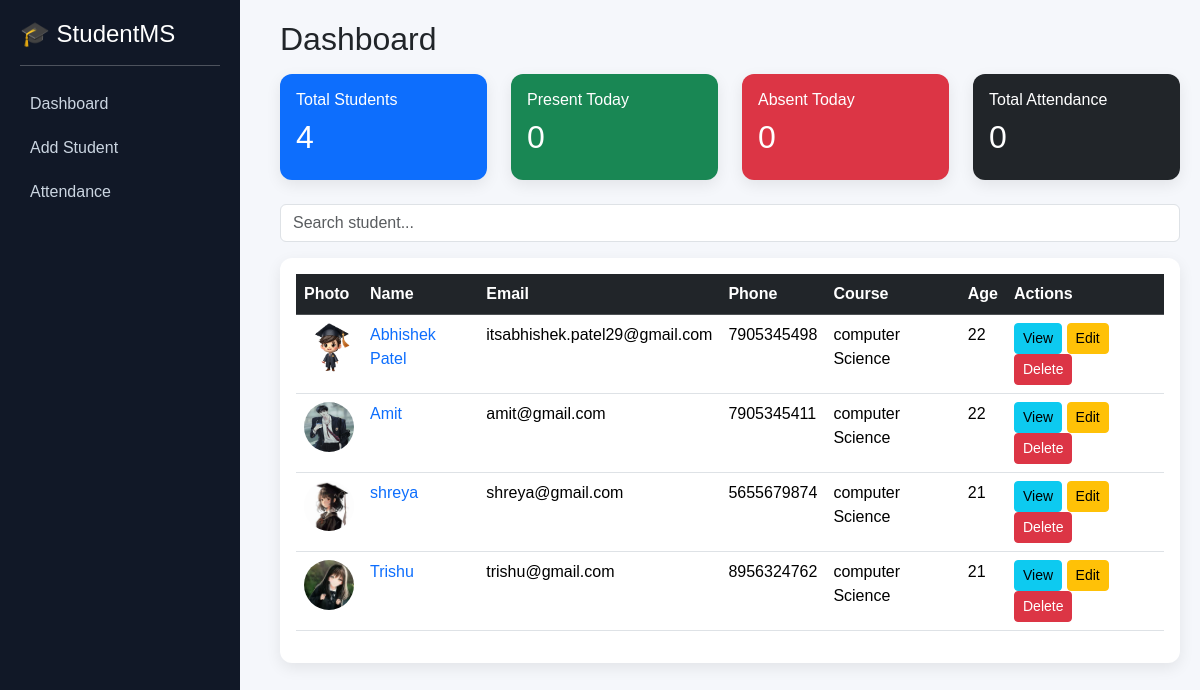
The app's page / (signed in) with its own data.
### students/models.py (models this page shows, shortened)
class Student(models.Model):
    name = models.CharField(max_length=100)
    email = models.EmailField()
    phone = models.IntegerField()
    course = models.CharField(max_length=100)
    age = models.IntegerField()
    photo = models.ImageField(
    upload_to='students/',
    blank=True,
    null=True
)

### students/views.py (the view)
# urls.py: path('', views.student_list, name='student_list'),
@login_required
def student_list(request):
    query = request.GET.get('q')
    if query:
        students = Student.objects.filter(name__icontains=query)
    else:
        students = Student.objects.all()
    today = date.today()
    total_students = Student.objects.count()
    present_today = Attendance.objects.filter(
        date=today,
        status='Present'
    ).count()
    absent_today = Attendance.objects.filter(
        date=today,
        status='Absent'
    ).count()
    total_attendance = Attendance.objects.count()
    return render(request, 'students/student_list.html', {
        'students': students,
        'total_students': total_students,
        'present_today': present_today,
        'absent_today': absent_today,
        'total_attendance': total_attendance
    })

### students/templates/students/student_list.html
{% extends 'students/base.html' %}
{% block content %}
<h2 class="mb-3">Dashboard</h2>
<div class="row mb-4">
    <div class="col-md-3">
        <div class="card card-box p-3 bg-primary text-white">
            <h6>Total Students</h6>
            <h2>{{ total_students }}</h2>
        </div>
    </div>
    <div class="col-md-3">
        <div class="card card-box p-3 bg-success text-white">
            <h6>Present Today</h6>
            <h2>{{ present_today }}</h2>
        </div>
    </div>
    <div class="col-md-3">
        <div class="card card-box p-3 bg-danger text-white">
            <h6>Absent Today</h6>
            <h2>{{ absent_today }}</h2>
        </div>
    </div>
    <div class="col-md-3">
        <div class="card card-box p-3 bg-dark text-white">
            <h6>Total Attendance</h6>
            <h2>{{ total_attendance }}</h2>
        </div>
    </div>
</div>
<form method="GET" class="mb-3">
    <input type="text"
           name="q"
           class="form-control"
           placeholder="Search student...">
</form>
<div class="card card-box p-3">
    <table class="table table-hover">
        <thead class="table-dark">
            <tr>
                <th>Photo</th>
                <th>Name</th>
                <th>Email</th>
                <th>Phone</th>
                <th>Course</th>
                <th>Age</th>
                <th>Actions</th>
            </tr>
        </thead>
        <tbody>
        {% for student in students %}
            <tr>
                <td>
                    {% if student.photo %}
                        <img src="{{ student.photo.url }}"
                             width="50"
                             height="50"
                             class="rounded-circle">
                    {% else %}
                        <div class="bg-secondary text-white rounded-circle d-flex align-items-center justify-content-center"
                             style="width:50px;height:50px;font-size:12px;">
                            N/A
                        </div>
                    {% endif %}
                </td>
                <td>
                    <a href="{% url 'student_profile' student.id %}"
                       class="text-decoration-none">
                        {{ student.name }}
                    </a>
                </td>
                <td>{{ student.email }}</td>
                <td>{{ student.phone }}</td>
                <td>{{ student.course }}</td>
                <td>{{ student.age }}</td>
                <td>
                    <a href="{% url 'student_profile' student.id %}"
                       class="btn btn-info btn-sm">
                       View
                    </a>
                    <a href="/edit/{{ student.id }}/"
                       class="btn btn-warning btn-sm">
                       Edit
                    </a>
                    <a href="/delete/{{ student.id }}/"
                       class="btn btn-danger btn-sm"
                       onclick="return confirm('Are you sure?')">
                       Delete
                    </a>
                </td>
            </tr>
        {% endfor %}
        </tbody>
    </table>
</div>
{% endblock %}

### students/templates/students/base.html (style rules this page uses)
body { background: #f5f7fb; font-family: Arial; }
.card-box { border: none; border-radius: 12px; box-shadow: 0 5px 15px rgba(0,0,0,0.08); }

### records on screen
Student: photo (picture), name "Abhishek Patel", email "itsabhishek.patel29@gmail.com", phone "7905345498", course "computer Science", age "22"
Student: photo (picture), name "Amit", email "amit@gmail.com", phone "7905345411", course "computer Science", age "22"
Student: photo (picture), name "shreya", email "shreya@gmail.com", phone "5655679874", course "computer Science", age "21"
Student: photo (picture), name "Trishu", email "trishu@gmail.com", phone "8956324762", course "computer Science", age "21"

### other values on screen
{{ total_students }} "4"
{{ present_today }} "0"
{{ absent_today }} "0"
{{ total_attendance }} "0"
